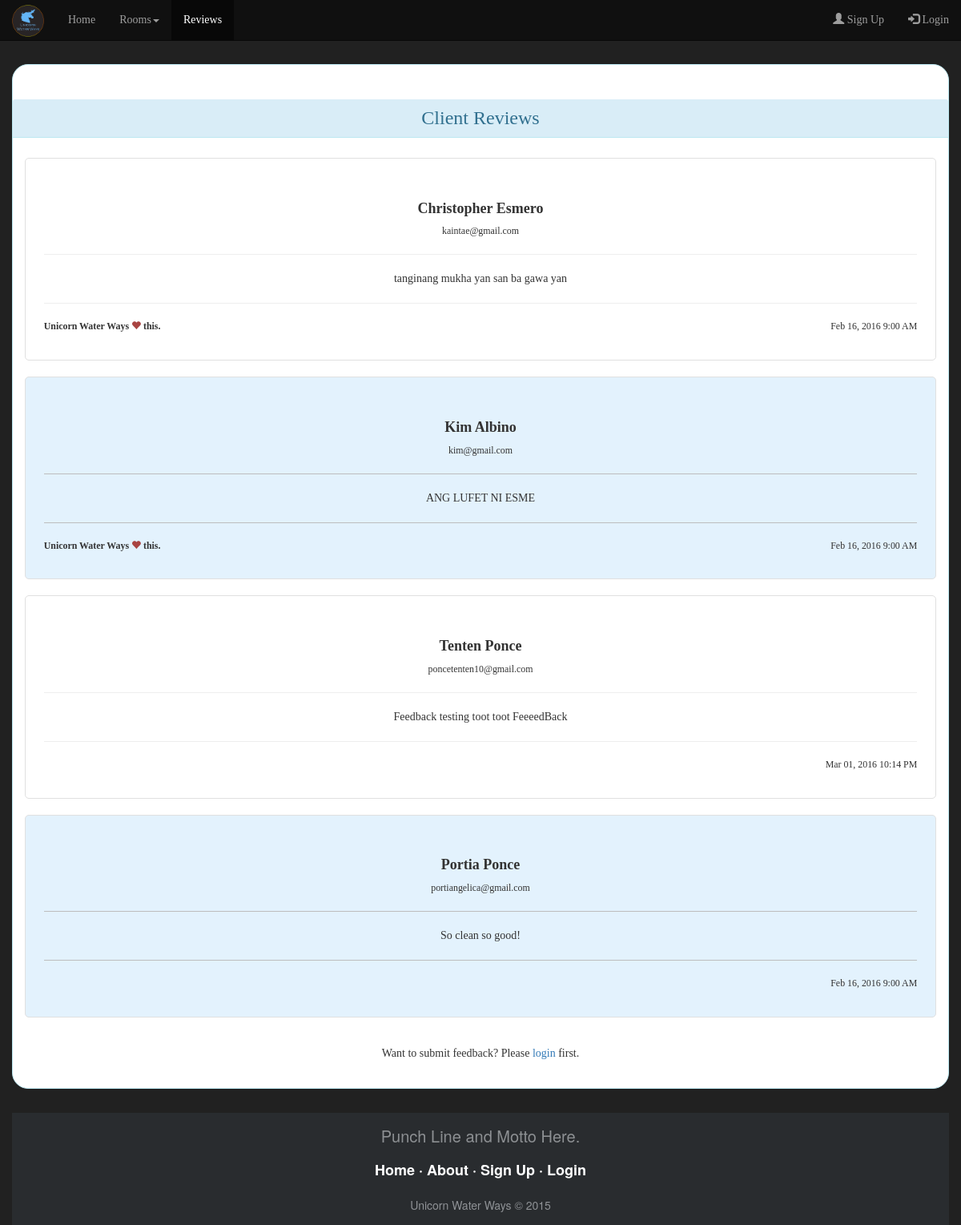
Screenshot of /reviews.php with the database file from the repository.
### tables this page shows
CREATE TABLE `feedback` (
  `userID` int(4) NOT NULL,
  `msg` varchar(999) DEFAULT NULL,
  `date` varchar(30) DEFAULT NULL,
  `love` int(1) DEFAULT NULL,
  PRIMARY KEY (`userID`)
);

CREATE TABLE `clients` (
  `id` int(5) NOT NULL AUTO_INCREMENT,
  `FirstName` varchar(30) DEFAULT NULL,
  `LastName` varchar(30) DEFAULT NULL,
  `PhoneNo` varchar(11) DEFAULT NULL,
  `Email` varchar(40) DEFAULT NULL,
  `Password` varchar(12) DEFAULT NULL,
  `Address` varchar(50) DEFAULT NULL,
  `money` double(9,2) DEFAULT NULL,
  PRIMARY KEY (`id`)
);

CREATE TABLE `motto` (
  `motto` varchar(999) DEFAULT NULL
);

### motto.php (called while the page is built)
<?php
	include('db.php');
	$sql = "SELECT motto FROM motto";
	$result = mysqli_query($conn, $sql);
	while($row = mysqli_fetch_assoc($result)) {
		$motto = $row['motto'];
	}
?>

### reviews.php (the view, shortened to what this page needs)
<?php
	include("motto.php");
?>
<html lang="en">
  	<head>
	    <link rel="stylesheet" href="bootstrap/css/bootstrap.min.css">
	    <link rel="stylesheet" href="css/unicornic.css">
	    <link rel="stylesheet" href="css/reviews.css">
	</head>
	<body>
	  	<nav id="nav" class="navbar navbar-inverse navbar-fixed-top">
		  	<div class="container-fluid">
			    <div class="navbar-header">
		    		<a href="#home" class="navbar-brand">
		    			<img src="img/unicornLogo2.png" height="40px" width="40px"></img>
					</a>
			    </div>
			    <div class="collapse navbar-collapse" id="myNavbar">
			      	<ul class="nav navbar-nav">
			      		<li><a href="index.php#home">Home</a></li>
		        		<li class="dropdown">
		        			<a class="dropdown-toggle" data-toggle="dropdown" href="#">
		        				Rooms<span class="caret"></span>
		        			</a>
		        		</li>
		        		<li class="active"><a href="#">Reviews</a></li>
			      	</ul>
			      	<?php
			      	if (empty($_SESSION['login'])) {
				      	echo "
				      	<ul class='nav navbar-nav navbar-right'>
					        <li>
					        	<a href='signup.html'>
					        		<span class='glyphicon glyphicon-user'></span>
					        		Sign Up
					        	</a>
					        </li>
					        <li>
					        	<a href='login.html'>
					        		<span class='glyphicon glyphicon-log-in'></span>
					        		Login
				        		</a>
					        </li>
					    </ul>";
					}
				    ?>
			    </div>
		  	</div>
		</nav>
		<div id="reviews" class="card panel panel-default text-center panel-info">
			<h3 class="panel-heading">Client Reviews</h3>
			<div class="panel-body">
				<?php
				$sql = "SELECT userID, FirstName, LastName, Email, msg, date, love FROM feedback LEFT JOIN clients ON userID=id WHERE love=1";
				$result = mysqli_query($conn, $sql);
				$isStripe = false;
				while($row = mysqli_fetch_assoc($result)) {
					$clientName = $row['FirstName'] . " " . $row['LastName'];
					$msg = $row['msg'];
					$email = $row['Email'];
					$date = date_create($row['date']);
					$love = $row['love'];
					$todayDate = date_format($date, 'M d, Y');
					$todayTime = date_format($date, 'g:i A');
					$concatDate = $todayDate . " " . $todayTime;
					if($isStripe) {
						echo "<div class='clientComment striped-comment'><br>";
					} else {
						echo "<div class='clientComment'><br>";
					}
					echo "<h4 id='clientName'><strong>" . $clientName . "</strong></h4>";
					echo "<p><small>$email</small></p>";
					if($isStripe) {
						echo "<hr class='black-line'>";
					} else {
						echo "<hr>";
					}
					echo "<p>" . $msg . "</p>";
					if($isStripe) {
						echo "<hr class='black-line'>";
					} else {
						echo "<hr>";
					}
						echo "<div class='row'>";
							echo "<p class='col-xs-6 text-left'>";
								if ($love == 1) {
									echo "<small><strong>Unicorn Water Ways <span class='glyphicon glyphicon-heart text-danger'></span> this.</strong></small>";
								}
							echo "</p>";
							echo "<p class='col-xs-6 text-right'><small>$concatDate</small></p>";
						echo "</div>";
					echo "</div>";
					echo "<br>";
					$isStripe = !$isStripe;
				}
				$sql = "SELECT userID, FirstName, LastName, Email, msg, date, love FROM feedback LEFT JOIN clients ON userID=id WHERE love=0";
				$result = mysqli_query($conn, $sql);
				while($row = mysqli_fetch_assoc($result)) {
					$clientName = $row['FirstName'] . " " . $row['LastName'];
					$msg = $row['msg'];
					$email = $row['Email'];
					$date = date_create($row['date']);
					$todayDate = date_format($date, 'M d, Y');
					$todayTime = date_format($date, 'g:i A');
					$concatDate = $todayDate . " " . $todayTime;
					if($isStripe) {
						echo "<div class='clientComment striped-comment'><br>";
					} else {
						echo "<div class='clientComment'><br>";
					}
					echo "<h4 id='clientName'><strong>" . $clientName . "</strong></h4>";
					echo "<p><small>$email</small></p>";
					if($isStripe) {
						echo "<hr class='black-line'>";
					} else {
						echo "<hr>";
					}
					echo "<p>" . $msg . "</p>";
					if($isStripe) {
						echo "<hr class='black-line'>";
					} else {
						echo "<hr>";
					}
						echo "<div class='row'>";
							echo "<p class='col-xs-6 text-left'>";
							echo "</p>";
							echo "<p class='col-xs-6 text-right'><small>$concatDate</small></p>";
						echo "</div>";
					echo "</div>";
					echo "<br>";
					$isStripe = !$isStripe;
				}
			?>
			</div>
			<p>
				<?php
					if (isset($_SESSION['login'])) {
						echo "Want to submit feedback? submit your feedback ";
						echo "<a href='user.php'>here.</a>";
					} else {
						echo "Want to submit feedback? Please ";
						echo "<a href='login.html'>login</a> first.";
					}
				?>
			</p>
		</div>
		<footer class="footer-basic-centered">
			<p class="footer-company-motto"><?php echo $motto;?></p>
			<p class="footer-links" id="scroll-effect">
				<a href="#home">Home</a>
				·
				<a href="">About</a>
				·
				<a href="signup.html">Sign Up</a>
				·
				<a href="login.html">Login</a>
			</p>
			<p class="footer-company-name">Unicorn Water Ways &copy; 2015</p>
		</footer>
	</body>
</html>

### css/unicornic.css (style rules this page uses)
.footer-basic-centered { background-color: #292c2f; box-sizing: border-box; width: 100%; text-align: center; font-size: 18px; padding: 15px; }
.footer-basic-centered .footer-company-motto { color: #8d9093; font-size: 20px; margin: 0; }
.footer-basic-centered .footer-company-name { color: #8f9296; font-size: 14px; margin: 0; }
.footer-basic-centered .footer-links { list-style: none; font-weight: bold; color: #ffffff; padding: 15px 0 20px; margin: 0; }
.footer-basic-centered .footer-links a { display:inline-block; text-decoration: none; color: inherit; }
.card { padding: 2% 0; border-radius: 20px; background: #fff; margin: 20px 0; }
html { height: 100%; }
body { height: 100%; padding: 0 15px; background: #212121; }
#nav { font-family: 'Century Gothic'; background: #101010; }
.navbar-brand > img { margin-top: -9px; }

### css/reviews.css (style rules this page uses)
#reviews { font-family: 'Century Gothic'; margin: 80px 0 30px; }
.clientComment { border: 1px solid #e0e0e0; border-radius: 5px; padding: 2%; }
.striped-comment { background: #E3F2FD; }
.black-line { border-color: #BDBDBD; }

### rows the page displays
feedback: clients.FirstName+LastName "Christopher Esmero", clients.Email "kaintae@gmail.com", msg "tanginang mukha yan san ba gawa yan", love "Unicorn Water Ways", date "Feb 16, 2016 9:00 AM"
feedback: clients.FirstName+LastName "Kim Albino", clients.Email "kim@gmail.com", msg "ANG LUFET NI ESME", love "Unicorn Water Ways", date "Feb 16, 2016 9:00 AM"
feedback: clients.FirstName+LastName "Tenten Ponce", clients.Email "poncetenten10@gmail.com", msg "Feedback testing toot toot FeeeedBack", date "Mar 01, 2016 10:14 PM"
feedback: clients.FirstName+LastName "Portia Ponce", clients.Email "portiangelica@gmail.com", msg "So clean so good!", date "Feb 16, 2016 9:00 AM"
motto: motto "Punch Line and Motto Here."
